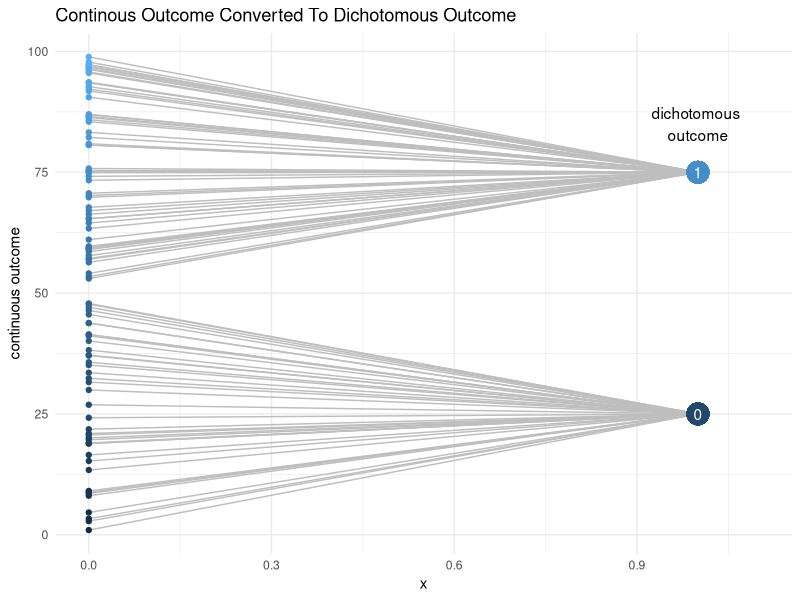

Generate this figure with R:
## ---- chunk 1
#| fig-cap: "A Continuous Outcome Dichotomized"
#| fig-height: 3
#| label: fig-dichotomized
#| echo: false

library(ggplot2)

library(ggrepel)

N <- 100

outcome <-runif(N, 0, 100)

outcome_dichotomous <- ifelse(outcome > 50, 75, 25)

mydata <- data.frame(outcome, outcome_dichotomous)

ggplot(mydata) +
  geom_segment(aes(x = 0,
                   xend = 1,
                   y = outcome,
                   yend = outcome_dichotomous),
               color = "grey") +
  geom_point(aes(x = 0, y = outcome,
                 color = outcome)) +
  geom_point(aes(x = 1, 
                 y = outcome_dichotomous,
                 color = outcome_dichotomous),
             size = 7) +
  annotate("text", x = 1, 
           y = 25, 
           label = "0",
           color = "white") +
  annotate("text", x = 1, 
           y = 75, 
           label = "1",
           color = "white") +
  annotate("text", x = 1, 
           y = 85, 
           label = "dichotomous \noutcome",
           color = "black") +
  labs(title = "Continous Outcome Converted To Dichotomous Outcome",
       y = "continuous outcome") +
  xlim(0, 1.1) +
  theme_minimal() +
  theme(legend.position = "none")

